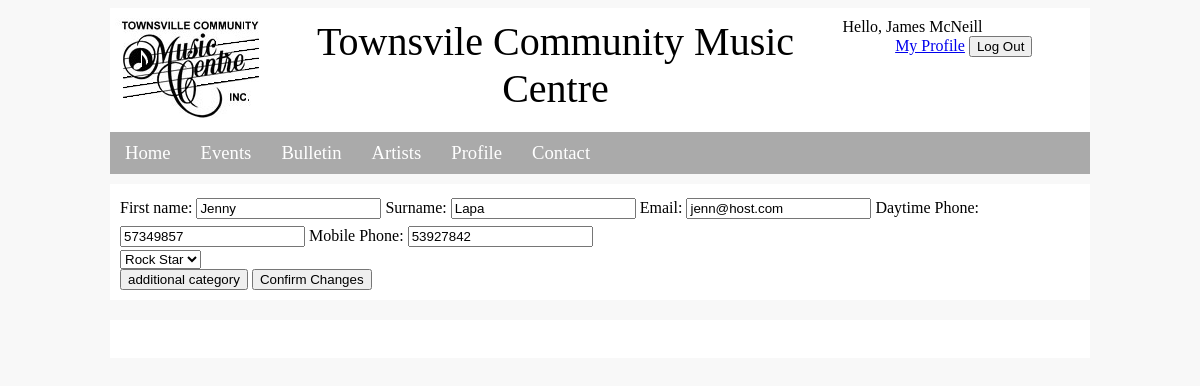
The app's page /adminArtistEdit.php?Artist_Id=1 (signed in) with its own data.
### tables this page shows
CREATE TABLE Artist (
Artist_Id INTEGER,
Artist_Fnames TEXT,
Artist_Sname TEXT,
Artist_Email TEXT,
Artist_PhoneDay TEXT,
Artist_Mobile TEXT,
PRIMARY KEY(Artist_Id)
);

### adminArtistEdit.php (the view, shortened to what this page needs)
<!doctype html>
<html>
<head>
<link href="mainstyle.css" rel="stylesheet" type="text/css">
</head>
<body>
<?php include('template/header.php'); ?>
<?php include('template/inc_nav.php'); ?>
<div class="allContent">
    <div class="mainContent bgPrimary">
		<?php
			if(!isset($_SESSION['AuthLevel']) || $_SESSION['AuthLevel'] != 3){
				echo "<div class='error_message'>You need to be logged in with administrator rights to access this resource</div>";
			}
			else if(isset($_GET['Artist_Id'])){
				include('db_connect.php');
				$artistStatement = $dbh->prepare('SELECT * FROM Artist WHERE Artist_Id = ?');
				$artistStatement->execute(array($_GET['Artist_Id']));
				$artist = $artistStatement->fetch();
		?>
			<form id='editArtistForm' method='post' action='adminEditArtistProcess.php' onsubmit="return input_validate_update_artist()">
				<label class='label' for='Artist_Fnames'>First name:</label>
				<input type='text' id='Artist_Fnames' name='Artist_Fnames' value='<?php echo $artist['Artist_Fnames'] ?>'>
				<label class='label' for='Artist_Sname'>Surname:</label>
				<input type='text' id='Artist_Sname' name='Artist_Sname' value='<?php echo $artist['Artist_Sname'] ?>'>
				<label class='label' for='Artist_Email'>Email:</label>
				<input type='text' id='Artist_Email' name='Artist_Email' value='<?php echo $artist['Artist_Email'] ?>'>
				<label class='label' for='Artist_PhoneDay'>Daytime Phone:</label>
				<input type='text' id='Artist_PhoneDay' name='Artist_PhoneDay' value='<?php echo $artist['Artist_PhoneDay'] ?>'>
				<label class='label' for='Artist_Mobile'>Mobile Phone:</label>
				<input type='text' id='Artist_Mobile' name='Artist_Mobile' value='<?php echo $artist['Artist_Mobile'] ?>'>
				<div id='categorySelectsContainer'>
					<select id='ArtistCategory1' name='ArtistCategory1'>
						<?php
							$categories = $dbh->query("SELECT * FROM Category");
							while($row = $categories->fetch()){
								echo "<option value='" . $row['Category_Id'] . "'>" . $row['Category_Name'] . "</option>\n";
							}
						?>
					</select>
				</div>
				<input type='button' id='addNewCategory' value='additional category'>
				<input type='submit' name='editArtistForm' value='Confirm Changes'>
			</form>
		<?php
			}
		?>
	</div>
</div>
<?php include('template/footer.php'); ?>
</body>
</html>

### mainstyle.css (style rules this page uses)
.bgPrimary { background-color: #FFFFFF; }
.mainContent { padding: 10px; }
.allContent { margin-left: auto; margin-right: auto; width: 980px; display:table; }
body { background-color: #f8f8f8; }
.label { text-decoration: bold; margin-top: 5px; margin-bottom: 5px; display: inline-block; }

### records on screen
artist: Artist_Fnames "Jenny", Artist_Sname "Lapa", Artist_Email "jenn@host.com", Artist_PhoneDay "57349857", Artist_Mobile "53927842"

### other values on screen
$_SESSION['Name'] "James McNeill"
form field ArtistCategory1 "Rock Star"
